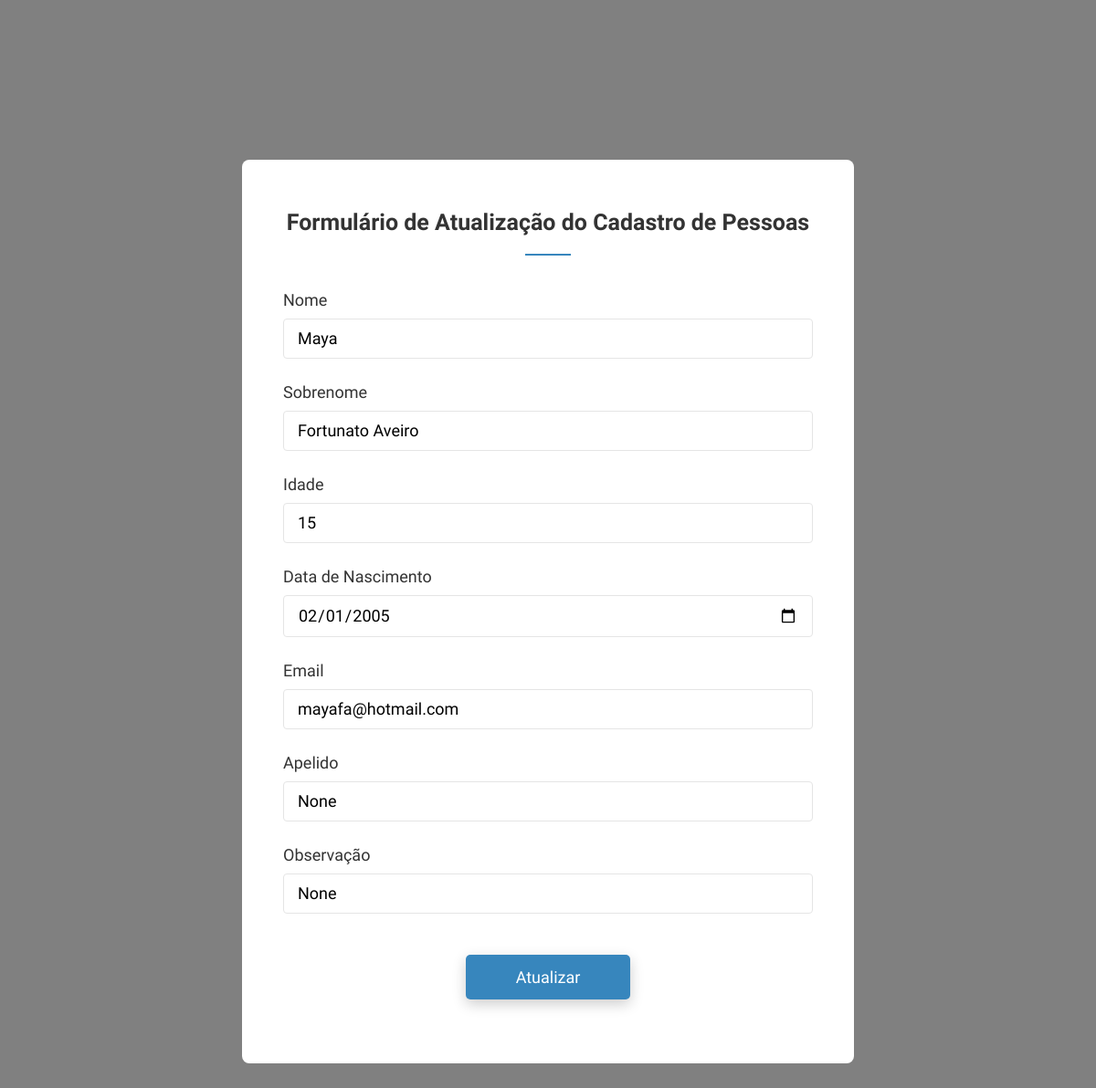
Screenshot of /6/update/ with the database file from the repository.
### core/models.py (models this page shows)
class Base(models.Model):
    criados = models.DateField('Criação', auto_now_add=True)
    modificado = models.DateField('Atualização', auto_now=True)
    ativo = models.BooleanField('Ativo?', default=True)
    class Meta:
        abstract = True

class Pessoa(Base):
    nome = models.CharField('Nome', max_length=100)
    sobrenome = models.CharField('Sobrenome', max_length= 100)
    idade = models.IntegerField('Idade')
    data_nascimento = models.DateField()
    email = models.EmailField(max_length=250, unique=True)
    apelido = models.CharField('Apelido', max_length=100, blank=True, null=True)
    observacao = models.CharField('Observação', max_length=300, blank=True, null=True)

### core/views.py (the view, shortened to what this page needs)
# urls.py: path('<int:pk>/update/', UpdatePessoaView.as_view(), name='upd_pessoa'),
class UpdatePessoaView(UpdateView):
    model = Pessoa
    template_name = 'pessoa_upd.html'
    fields = ['nome', 'sobrenome', 'idade', 'data_nascimento','email','apelido','observacao']
    success_url = reverse_lazy('listagem')

### core/templates/pessoa_upd.html (shortened to what this page needs)
{% load static %}
{% load bootstrap4 %}
<!DOCTYPE html>
<html lang="pt-br">
<head>
	<link rel="stylesheet" type="text/css" href="{% static 'css/roboto-font.css'%}">
	<link rel="stylesheet" type="text/css" href="{% static 'fonts/font-awesome-5/css/fontawesome-all.min.css' %}">
    <link rel="stylesheet" href="{% static 'css/style.css' %}"/>
</head>
<body class="form-v5">
	<div class="page-content">
		<div class="form-v5-content">
			<form class="form-detail" method="post" autocomplete="off">
				<h2>Formulário de Atualização do Cadastro de Pessoas</h2>
				<div class="form-row">
					<label for="nome">Nome</label>
					<input type="text" name="nome" id="nome" class="input-text" placeholder="Nome" required value="{{ pessoa.nome }}">
				</div>
                <div class="form-row">
					<label for="sobrenome">Sobrenome</label>
					<input type="text" name="sobrenome" id="sobrenome" class="input-text" placeholder="Sobrenome" required value="{{ pessoa.sobrenome }}">
				</div>
                <div class="form-row">
					<label for="idade">Idade</label>
					<input type="number" name="idade" id="idade" class="input-text" placeholder="Idade" required value="{{ pessoa.idade }}">
				</div>
                <div class="form-row">
					<label for="data_nascimento">Data de Nascimento</label>
					<input type="date" name="data_nascimento" id="data_nascimento" class="input-text" placeholder="Data de nascimento" required value="{{ pessoa.data_nascimento.isoformat }}">
				</div>
				<div class="form-row">
					<label for="email">Email</label>
					<input type="text" name="email" id="email" class="input-text" placeholder="Email" required pattern="[^@]+@[^@]+.[a-zA-Z]{2,6}" value="{{ pessoa.email }}">
				</div>
                <div class="form-row">
					<label for="apelido">Apelido</label>
					<input type="text" name="apelido" id="apelido" class="input-text" placeholder="Apelido" value="{{ pessoa.apelido }}">
				</div>
                <div class="form-row">
					<label for="observacao">Observação</label>
					<input type="text" name="observacao" id="observacao" class="input-text" placeholder="Observação" value="{{ pessoa.observacao }}">
				</div>
				<div class="form-row-last">
					<input type="submit" name="cadastrar" class="register" value="Atualizar">
				</div>
			</form>
		</div>
	</div>
</body>
</html>

### core/static/css/style.css (style rules this page uses)
body { margin: 0; }
.page-content { width: 100%; margin: 0 auto; background: #808080; display: flex; display: -webkit-flex; justify-content: center; -o-justify-content: center; -ms-justify-content: center; -moz-justify-content: center; -webkit-justify-content: center; align-items: center; -o-align-items: center; -ms-align-items: center; -moz-align-items: center; -webkit-align-items: center; }
.form-v5-content { background: #fff; width: 670px; border-radius: 8px; -o-border-radius: 8px; -ms-border-radius: 8px; -moz-border-radius: 8px; -webkit-border-radius: 8px; margin: 175px 0; font-family: 'Roboto', sans-serif; color: #333; font-weight: 400; position: relative; font-size: 18px; }
.form-v5-content .form-detail { padding: 30px 45px 30px 45px; position: relative; }
.form-detail h2 { font-weight: 700; font-size: 25px; text-align: center; position: relative; padding: 3px 0 20px; margin-bottom: 40px; }
.form-detail h2::after { background: #3786bd; width: 50px; height: 2px; content: ""; position: absolute; top: 100%; left: 50%; transform: translateX(-50%); -o-transform: translateX(-50%); -ms-transform: translateX(-50%); -moz-transform: translateX(-50%); -webkit-transform: translateX(-50%); }
.form-detail .form-row { position: relative; }
.form-detail .form-row-last { text-align: center; }
.form-detail label { display: block; font-size: 18px; padding-bottom: 10px; }
.form-detail .input-text { margin-bottom: 26px; }
.form-detail input { width: 94.5%; padding: 10.5px 15px; border: 1px solid #e5e5e5; appearance: unset; -moz-appearance: unset; -webkit-appearance: unset; -o-appearance: unset; -ms-appearance: unset; outline: none; -moz-outline: none; -webkit-outline: none; -o-outline: none; -ms-outline: none; border-radius: 4px; -o-border-radius: 4px; -ms-border-radius: 4px; -moz-border-radius: 4px; -webkit-border-radius: 4px; font-family: 'Roboto', sans-serif; font-weight: 400; font-size: 18px; }
.form-detail .register { font-size: 18px; color: #fff; background: #3786bd; border-radius: 5px; -o-border-radius: 5px; -ms-border-radius: 5px; -moz-border-radius: 5px; -webkit-border-radius: 5px; width: 180px; box-shadow: 0px 5px 15px 0px rgba(0, 0, 0, 0.2); -o-box-shadow: 0px 5px 15px 0px rgba(0, 0, 0, 0.2); -ms-box-shadow: 0px 5px 15px 0px rgba(0, 0, 0, 0.2); -moz-box-shadow: 0px 5px 15px 0px rgba(0, 0, 0, 0.2); -webkit-box-shadow: 0px 5px 15px 0px rgba(0, 0, 0, 0.2); border: none; margin: 19px 0 40px; cursor: pointer; }
.form-detail .form-row-last input { padding: 14px; }

### rows the page displays
Pessoa: nome "Maya", sobrenome "Fortunato Aveiro", idade "15", data_nascimento "02/01/2005", email "mayafa@hotmail.com", apelido "None", observacao "None"
